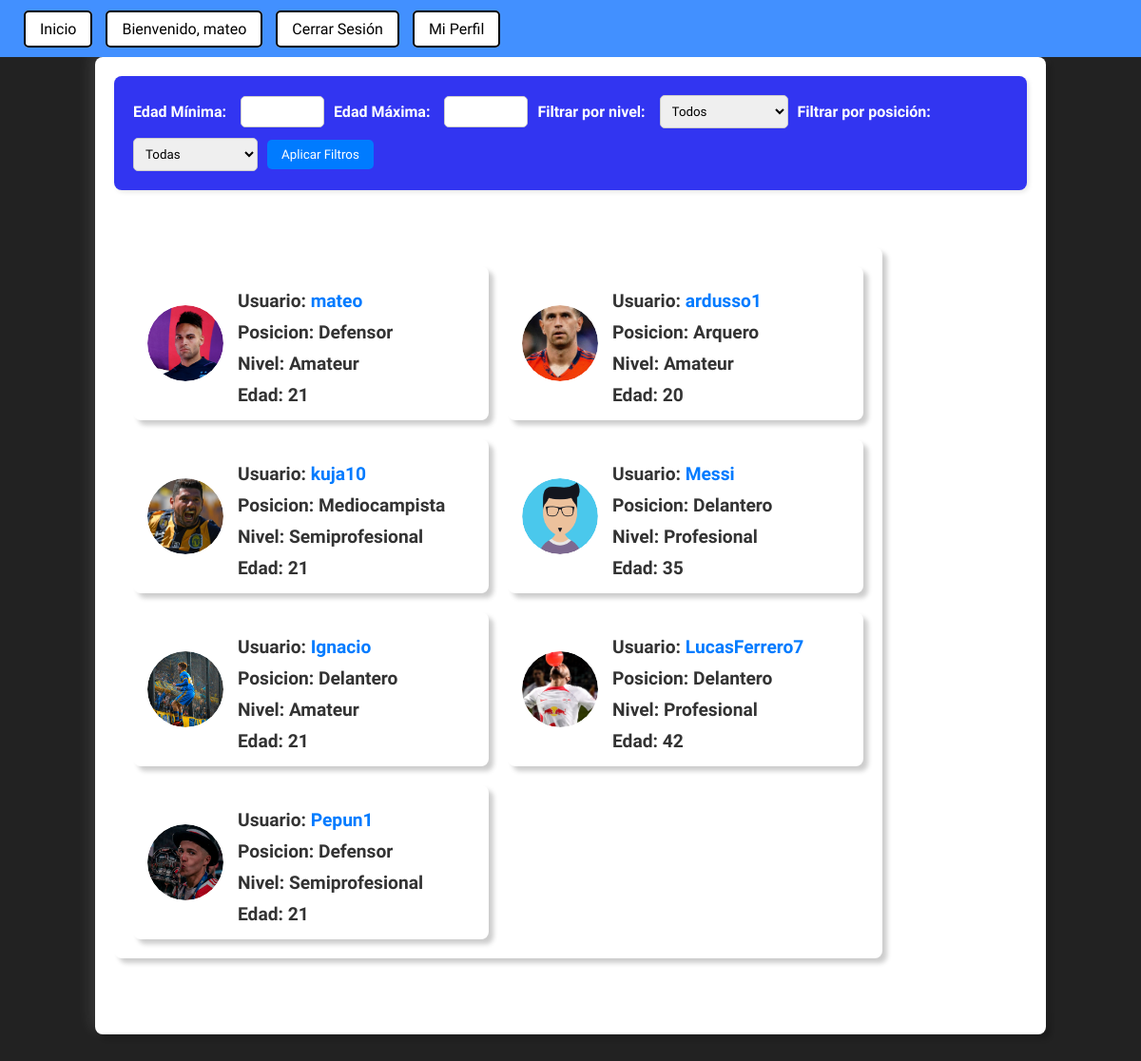
The page /listado-perfiles/ (signed in) on the database its author committed.
### sitio/models.py (models this page shows)
class Profile(models.Model):
    user = models.ForeignKey(User, on_delete=models.CASCADE,null = True, blank = True)
    image = models.ImageField(upload_to="Profiles_Images", default='user.png')
    posicion = models.ForeignKey(Posicion, on_delete=models.CASCADE, null=True, blank=True)
    nivel = models.ForeignKey(Nivel, on_delete=models.CASCADE, null=True, blank=True)
    edad = models.IntegerField(null=True, blank=True)

class Posicion(models.Model):
    nombre = models.CharField(max_length=50, null=True, blank=True)
    def __str__(self):
        return self.nombre

class Nivel(models.Model):
    nombre = models.CharField(max_length=50, null=True, blank=True)
    def __str__(self):
        return self.nombre

### sitio/views.py (the view)
# urls.py: path('listado-perfiles/', views.listado_perfiles),
@login_required
def listado_perfiles(request):
    perfiles = Profile.objects.all()
    niveles = Nivel.objects.all()
    posiciones = Posicion.objects.all()
    edad_min = request.GET.get('edad_min')
    edad_max = request.GET.get('edad_max')
    nivel = request.GET.get('nivel')
    posicion = request.GET.get('posicion')
    if edad_min:
        perfiles = perfiles.filter(edad__gte=edad_min)
    if edad_max:
        perfiles = perfiles.filter(edad__lte=edad_max)
    if nivel:
        perfiles = perfiles.filter(nivel__nombre=nivel)
    if posicion:
        perfiles = perfiles.filter(posicion__nombre=posicion)
    return render(request, 'listado_perfiles.html', {'lista_perfiles': perfiles, 'user': request.user, 'niveles':niveles, 'posiciones':posiciones})

### sitio/templates/listado_perfiles.html (shortened to what this page needs)
{% extends 'layout.html' %}
{% load static %}
{% block contenido %}
<body>
    <div class="feed-container">
        <div class="content">
            <div class="filter-container">
                <form method="get">
                    <label for="edad_min">Edad Mínima:</label>
                    <input type="number" name="edad_min" id="edad_min" min="1" max="100" value="{{ request.GET.edad_min }}">
                    <label for="edad_max">Edad Máxima:</label>
                    <input type="number" name="edad_max" id="edad_max" min="1" max="100" value="{{ request.GET.edad_max }}">
                    <label for="nivel">Filtrar por nivel:</label>
                    <select name="nivel" id="nivel">
                        <option value="">Todos</option>
                    </select>
                    <label for="posicion">Filtrar por posición:</label>
                    <select name="posicion" id="posicion">
                        <option value="">Todas</option>
                    </select>
                    <button type="submit">Aplicar Filtros</button>
                </form>
            </div>
            <div class="feed-container" id="inicio-content">
                <div class="lista-perfiles">
                    {% for perfil in lista_perfiles %}
                        <div class="perfil">
                            <div class="user-image">
                                <img src="{{perfil.image.url}}">
                            </div>
                            <div class="datos-perfil">
                                <h3 class="perfil-user">Usuario: <a href="/profile/{{perfil.user}}">{{perfil.user}}</a></h3>
                                <h3 class="perfil-user">Posicion: {{perfil.posicion}}</h3>
                                <h3 class="perfil-user">Nivel: {{perfil.nivel}}</h3>
                                <h3 class="perfil-user">Edad: {{perfil.edad}}</h3>
                            </div>
                        </div>
                    {% endfor %}
                </div>
            </div>
        </div>
    </div>
</body>
{% endblock %}

### sitio/templates/layout.html (shortened to what this page needs)
<!DOCTYPE html>
{% load static %}
<html>
    <head>
        <link rel="stylesheet" type="text/css" href='{% static "css/style_layout.css" %}'>
    </head>
    <body>
        <div class="navbar">
            <div class="nav-buttons">
                <a class="nav-button" href="/home">Inicio</a>
                {% if user.is_authenticated %}
                    <a class="nav-button">Bienvenido, {{ request.user.username }}</a>
                    <a class="nav-button" href="/accounts/logout/">Cerrar Sesión</a>
                    <a class="nav-button" href="/profile/{{request.user.username}}">
                        Mi Perfil
                    </a>
                {% else %}
                    <a class="nav-button" href="/accounts/login/">Iniciar Sesión</a>
                    <a class="nav-button" href="/registro">Registrarse</a>
                {% endif %}
            </div>
        </div>
        {% block contenido %}
        {% endblock %}
    </body>
<html>

### sitio/static/css/style_layout.css (style rules this page uses)
* { margin: 0; padding: 0; font-family: 'Ubuntu Condensed', sans-serif; }
body { min-height: 100vh; display: grid; place-items: center; background: #222; color: white; }
.navbar { background-color: #4290FF; height: 60px; position: fixed; top: 0; left: 0; right: 0; padding: 0 20px; display: flex; align-items: center; z-index: 1000; margin-bottom: 5px; }
.nav-button { height: 4%; background-color: white; color: black; border: 2px solid black; padding: 8px 15px; border-radius: 5px; margin: 0 5px; text-decoration: none; transition: background-color 0.3s, color 0.3s; }
.feed-container { width: 80%; background-color: #fff; border-radius: 8px; box-shadow: 5px 5px 5px rgba(0, 0, 0, 0.2), -5px -5px 15px rgba(255, 255, 255, 0.1); padding: 20px; margin-top: 60px; margin-bottom: 60px; }
.user-image { margin-right: 15px; }
.user-image img { max-width: 100px; border-radius: 50%; }
.lista-perfiles { display: grid; grid-template-columns: repeat(auto-fill, minmax(250px, 1fr)); gap: 20px; }
.perfil { background-color: #fff; border-radius: 8px; box-shadow: 5px 5px 5px rgba(0, 0, 0, 0.2), -5px -5px 15px rgba(255, 255, 255, 0.1); padding: 15px; display: flex; align-items: center; }
.perfil-user { font-size: 1.2em; color: #333; margin-top: 10px; }
.user-image { width: 80px; height: 80px; overflow: hidden; border-radius: 50%; }
.user-image img { width: 100%; height: 100%; object-fit: cover; }
.datos-perfil { flex: 1; }
.filter-container { background-color: #3235f1; padding: 20px; border-radius: 8px; box-shadow: 2px 2px 5px rgba(0, 0, 0, 0.1); margin-bottom: 20px; }
.filter-container form { display: flex; flex-wrap: wrap; gap: 10px; align-items: center; }
.filter-container label { font-weight: bold; margin-right: 5px; }
.filter-container input[type="number"], .filter-container select { padding: 8px; border-radius: 5px; border: 1px solid #ccc; }
.filter-container button { background-color: #007bff; color: white; border: none; padding: 8px 15px; border-radius: 5px; cursor: pointer; transition: background-color 0.3s ease; }
.perfil-user a { color: #007bff; text-decoration: none; transition: color 0.3s ease; }

### rows shown on the page
Profile: image (picture), user "mateo", posicion "Defensor", nivel "Amateur", edad "21"
Profile: image (picture), user "ardusso1", posicion "Arquero", nivel "Amateur", edad "20"
Profile: image (picture), user "kuja10", posicion "Mediocampista", nivel "Semiprofesional", edad "21"
Profile: image (placeholder picture), user "Messi", posicion "Delantero", nivel "Profesional", edad "35"
Profile: image (picture), user "Ignacio", posicion "Delantero", nivel "Amateur", edad "21"
Profile: image (picture), user "LucasFerrero7", posicion "Delantero", nivel "Profesional", edad "42"
Profile: image (picture), user "Pepun1", posicion "Defensor", nivel "Semiprofesional", edad "21"

### other values the page prints
{{ request.user.username }} "mateo"
